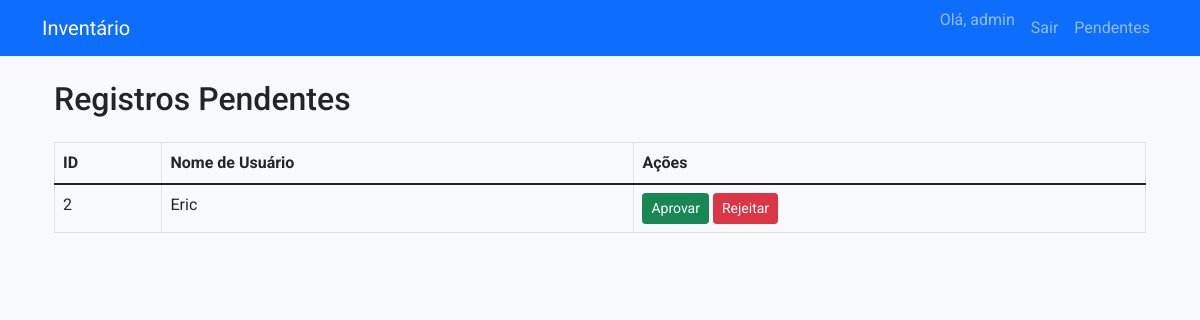
The page /admin/pending (signed in) on the database its author committed.
### app.py (models this page shows, shortened)
class User(UserMixin, db.Model):
    id = db.Column(db.Integer, primary_key=True)
    username = db.Column(db.String(80), unique=True, nullable=False)
    password_hash = db.Column(db.String(128), nullable=False)
    is_admin = db.Column(db.Boolean, default=False)   # Para identificar o administrador
    approved = db.Column(db.Boolean, default=False)     # Novo usuário precisa de aprovação
    @property
    def is_active(self):
        return self.approved

### app.py (the view)
@app.route('/admin/pending')
@login_required
def admin_pending():
    if not current_user.is_admin:
        flash('Você não tem permissão para acessar essa página.', 'danger')
        return redirect(url_for('index'))
    pending_users = User.query.filter_by(approved=False).all()
    return render_template('admin_pending.html', pending_users=pending_users)

### app.py (called while the page is built)
@login_manager.user_loader
def load_user(user_id):
    return User.query.get(int(user_id))

### templates/admin_pending.html
{% extends 'base.html' %}
{% block content %}
<div class="container">
    <h2 class="mb-4">Registros Pendentes</h2>
    {% if pending_users %}
        <table class="table table-bordered">
            <thead>
                <tr>
                    <th>ID</th>
                    <th>Nome de Usuário</th>
                    <th>Ações</th>
                </tr>
            </thead>
            <tbody>
                {% for user in pending_users %}
                <tr>
                    <td>{{ user.id }}</td>
                    <td>{{ user.username }}</td>
                    <td>
                        <form action="{{ url_for('admin_approve', user_id=user.id) }}" method="POST" style="display:inline-block;">
                            <button type="submit" class="btn btn-success btn-sm">Aprovar</button>
                        </form>
                        <form action="{{ url_for('admin_reject', user_id=user.id) }}" method="POST" style="display:inline-block;">
                            <button type="submit" class="btn btn-danger btn-sm" onclick="return confirm('Tem certeza que deseja rejeitar este usuário?');">Rejeitar</button>
                        </form>
                    </td>
                </tr>
                {% endfor %}
            </tbody>
        </table>
    {% else %}
        <p>Nenhum registro pendente.</p>
    {% endif %}
</div>
{% endblock %}

### templates/base.html (shortened to what this page needs)
<!DOCTYPE html>
<html lang="pt-br">
<head>
    <link href="https://cdn.jsdelivr.net/npm/bootstrap@5.1.3/dist/css/bootstrap.min.css" rel="stylesheet">
    <link rel="stylesheet" href="{{ url_for('static', filename='css/styles.css') }}">
</head>
<body>
    <nav class="navbar navbar-expand-lg navbar-dark bg-primary">
      <div class="container">
        <a class="navbar-brand" href="{{ url_for('index') }}">Inventário</a>
        <div class="collapse navbar-collapse" id="navbarNav">
          <ul class="navbar-nav ms-auto">
            {% if current_user.is_authenticated %}
                <li class="nav-item">
                    <span class="navbar-text me-2">Olá, {{ current_user.username }}</span>
                </li>
                <li class="nav-item">
                    <a class="nav-link" href="{{ url_for('logout') }}">Sair</a>
                </li>
                {% if current_user.is_admin %}
                    <li class="nav-item">
                        <a class="nav-link" href="{{ url_for('admin_pending') }}">Pendentes</a>
                    </li>
                {% endif %}
            {% else %}
                <li class="nav-item">
                    <a class="nav-link" href="{{ url_for('login') }}">Entrar</a>
                </li>
            {% endif %}
          </ul>
        </div>
      </div>
    </nav>
    <div class="container mt-4">
        {% block content %}{% endblock %}
    </div>
</body>
</html>

### static/styles.css (style rules this page uses)
body { font-family: 'Roboto', sans-serif; background-color: #f8f9fa; }

### templates/base.html (style rules this page uses)
body { font-family: 'Roboto', sans-serif; background-color: #f8f9fa; }

### rows shown on the page
User: username "admin"
User: id "2", username "Eric"
